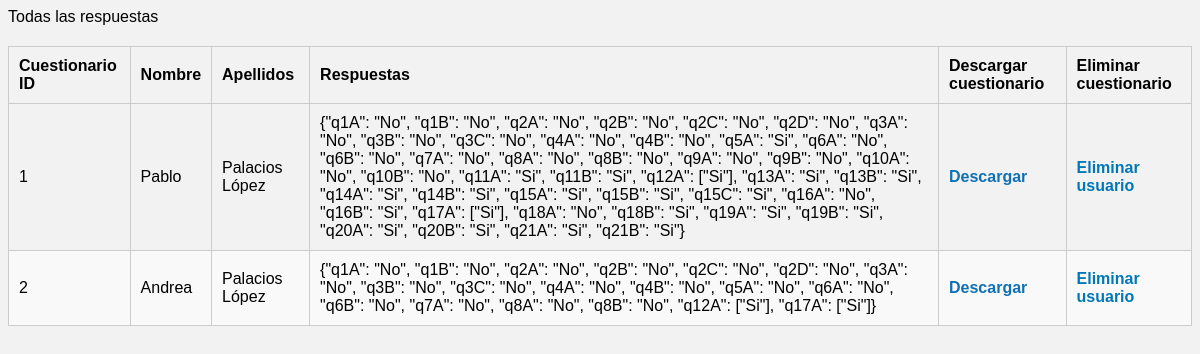
/list, run on an earlier commit of the app's database.
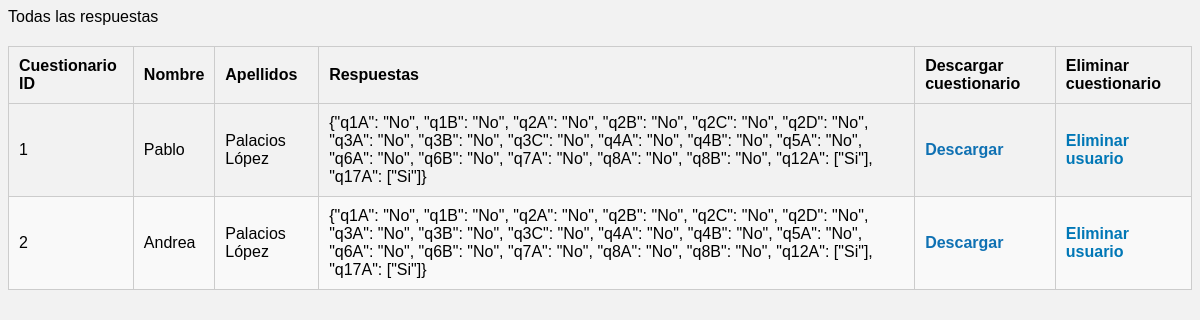
And on a later commit of the database.
### tables this page shows
CREATE TABLE Cuestionario(

    id INTEGER PRIMARY KEY, 
    nombre CHAR(30) NOT NULL,
    apellidos CHAR(30) NOT NULL,
    id_respuestas int  NOT NULL,

    FOREIGN KEY (id_respuestas) REFERENCES Respuestas(id)


);

CREATE TABLE Respuestas(

    id INTEGER PRIMARY KEY,
    respuestas_json VARCHAR2 (23767)
);

### app.py (the view)
@app.route('/list')
def list():
    con = sqlite3.connect('c:/Users/VORPC/Desktop/app - copia/database/cuestionarios.db')
    con.row_factory = sqlite3.Row
    cur = con.cursor()
    cur.execute('SELECT * FROM Cuestionario INNER JOIN Respuestas ON Cuestionario.id_respuestas = Respuestas.id')
    rows = cur.fetchall()
    con.close()
    return render_template("list.html", rows=rows)

### templates/list.html (shortened to what this page needs)
{% block content %}
<link rel="stylesheet" type="text/css" href="{{ url_for('static', filename='index.css') }}">
        <table border="1px" class="table-style">
            <thead>
                <td><strong>Cuestionario ID</strong></td>
                <td><strong>Nombre</strong></td>
                <td><strong>Apellidos</strong></td>
                <td><strong>Respuestas</strong></td>
                <td><strong>Descargar cuestionario</strong></td>
                <td><strong>Eliminar cuestionario</strong></td>
            </thead>
            {% for row in rows %}
            <tr>
                <td>{{ row["id"] }}</td>
                <td>{{ row["nombre"] }}</td>
                <td>{{ row["apellidos"] }}</td>
                <td>{{ row["respuestas_json"] }}</td>
                <td><a class="download-link" href="{{ url_for('generar_docxFromDatabase', usuario=row['id']) }}" target="_blank">Descargar</a></td>
                <td><a href="{{ url_for('eliminar_usuario', usuario=row['id']) }}">Eliminar usuario</a></td>
            </tr>
            {% endfor %}
        </table>
{% endblock %}

### static/index.css (style rules this page uses)
a { text-decoration: none; color: #0077b6; font-weight: bold; }
.table-style { width: 100%; border-collapse: collapse; margin-top: 20px; }
.table-style th, .table-style td { padding: 10px; text-align: left; border: 1px solid #ccc; }
.table-style tr:nth-child(even) { background-color: #f9f9f9; }
.download-link { color: #0f71b3; text-decoration: none; }

What changed in the data, as far as the page shows it:
changed through a linked row, Cuestionario "Pablo": respuestas_json "…\"No\", \"q4B\": \"No\", \"q5A\": \"Si\", \"q6A\": \"No\", \"q6B\": \"No\", \"q7A\": \"No\", \"q8A\": \"No\", \"q8B\": \"No\", \"q9A\": \"No\", \"q9B\": \"No\", \"q10A\": \"No\", \"q10B\": \"No\", \"q11A\": \"Si\", \"q11B\": \"Si\", \"q12A\": [\"Si\"], \"q13A\": \"Si\", \"q13B\": \"Si\", \"q14A\": \"Si\", \"q14B\": \"Si\", \"q15A\": \"Si\", \"q15B\": \"Si\", \"q15C\": \"Si\", \"q16A\": \"No\", \"q16B\": \"Si\", \"q17A\": [\"Si\"], \"q18A\": \"No\", \"q18B\": \"Si\", \"q19A\": \"Si\", \"q19B\": \"Si\", \"q20A\": \"Si\", \"q20B\": \"Si\", \"q21A\": \"Si\", \"q21B\": \"Si\"}" → "…\"No\", \"q4B\": \"No\", \"q5A\": \"No\", \"q6A\": \"No\", \"q6B\": \"No\", \"q7A\": \"No\", \"q8A\": \"No\", \"q8B\": \"No\", \"q12A\": [\"Si\"], \"q17A\": [\"Si\"]}"
